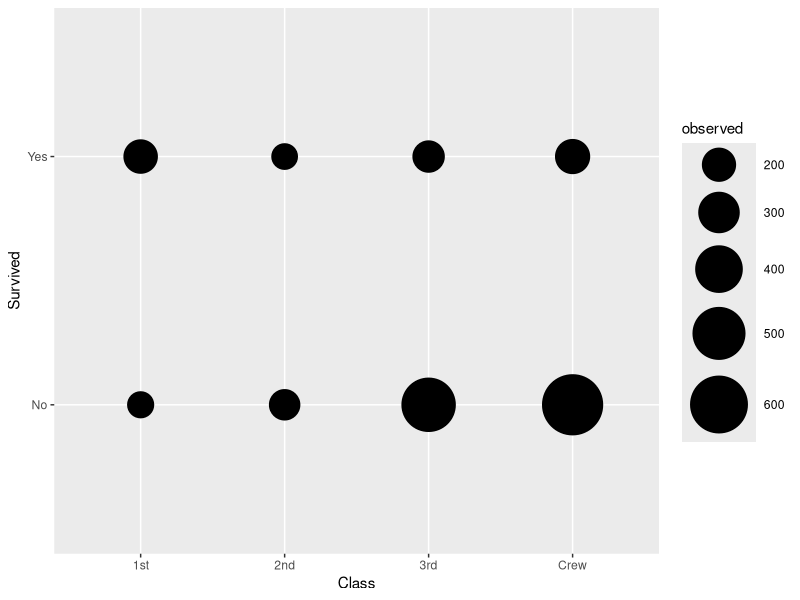

This figure's R source: (Note: this script raises an error after producing the figure.)
## ---- chunk 1
knitr::opts_chunk$set(
  collapse = TRUE,
  comment = "#>",
  fig.width = 6,
  fig.height = 4
)
## ---- chunk 2
library(GGally, quietly = TRUE)
## ---- chunk 3
d <- as.data.frame(Titanic)
ggplot(d) +
  aes(x = Class, y = Survived, weight = Freq, size = after_stat(observed)) +
  stat_cross() +
  scale_size_area(max_size = 20)
## ---- chunk 4
ggplot(d) +
  aes(x = Class, y = Survived, weight = Freq, size = after_stat(observed), fill = after_stat(stdres)) +
  stat_cross(shape = 22) +
  scale_fill_steps2(breaks = c(-3, -2, 2, 3), show.limits = TRUE) +
  scale_size_area(max_size = 20)
## ---- chunk 5
ggplot(d) +
  aes(x = Class, y = Survived, weight = Freq) +
  geom_tile(fill = "white", colour = "black") +
  geom_text(stat = "cross", mapping = aes(label = after_stat(observed))) +
  theme_minimal()
## ---- chunk 6
ggplot(d) +
  aes(
    x = Class, y = Survived, weight = Freq,
    label = scales::percent(after_stat(col.prop), accuracy = .1),
    fill = after_stat(stdres)
  ) +
  stat_cross(shape = 22, size = 30) +
  geom_text(stat = "cross") +
  scale_fill_steps2(breaks = c(-3, -2, 2, 3), show.limits = TRUE) +
  facet_grid(rows = vars(Sex)) +
  labs(fill = "Standardized residuals") +
  theme_minimal()
## ---- chunk 7
data(tips, package = "reshape")
ggplot(tips) +
  aes(x = day, y = tip) +
  geom_point()
## ---- chunk 8
ggplot(tips) +
  aes(x = day, y = tip) +
  stat_weighted_mean()
## ---- chunk 9
ggplot(tips) +
  aes(x = day, y = tip, group = 1) +
  stat_weighted_mean(geom = "line")
## ---- chunk 10
ggplot(tips) +
  aes(x = day, y = tip, group = 1) +
  geom_line(stat = "weighted_mean")
## ---- chunk 11
p <- ggplot(tips) +
  aes(x = day, y = tip, fill = sex) +
  stat_weighted_mean(geom = "bar", position = "dodge") +
  ylab("mean tip")
p
## ---- chunk 12
p + facet_grid(rows = vars(smoker))
## ---- chunk 13
ggplot(tips) +
  aes(x = day, y = as.integer(smoker == "Yes"), fill = sex) +
  stat_weighted_mean(geom = "bar", position = "dodge") +
  scale_y_continuous(labels = scales::percent) +
  ylab("proportion of smoker")
## ---- chunk 14
d <- as.data.frame(Titanic)
ggplot(d) +
  aes(x = Class, y = as.integer(Survived == "Yes"), weight = Freq, fill = Sex) +
  geom_bar(stat = "weighted_mean", position = "dodge") +
  scale_y_continuous(labels = scales::percent) +
  labs(y = "Proportion who survived")
